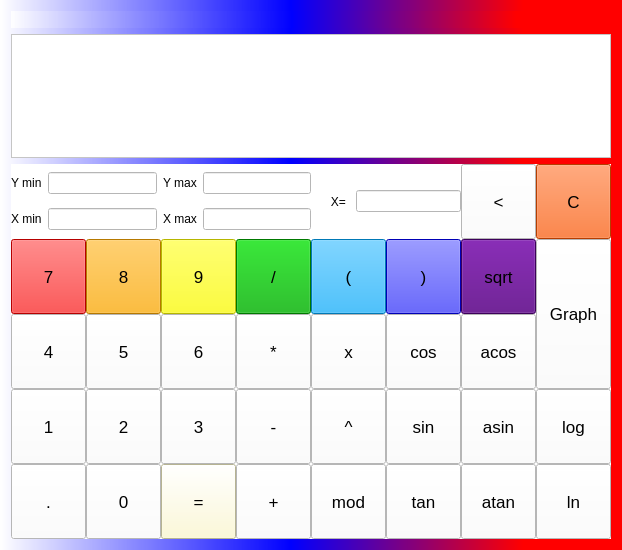
<?xml version="1.0" encoding="UTF-8"?>
<ui version="4.0">
 <class>MainWindow</class>
 <widget class="QMainWindow" name="MainWindow">
  <property name="geometry">
   <rect>
    <x>0</x>
    <y>0</y>
    <width>622</width>
    <height>550</height>
   </rect>
  </property>
  <property name="minimumSize">
   <size>
    <width>600</width>
    <height>550</height>
   </size>
  </property>
  <property name="maximumSize">
   <size>
    <width>622</width>
    <height>550</height>
   </size>
  </property>
  <property name="windowTitle">
   <string>MainWindow</string>
  </property>
  <property name="styleSheet">
   <string notr="true">background-color: qlineargradient(spread:repeat, x1:0, y1:0, x2:1, y2:0, stop:0 rgba(255, 255, 255, 255), stop:0.467662 rgba(0, 0, 255, 255), stop:0.840796 rgba(255, 0, 0, 255))</string>
  </property>
  <widget class="QWidget" name="centralWidget">
   <property name="styleSheet">
    <string notr="true"/>
   </property>
   <layout class="QVBoxLayout" name="verticalLayout">
    <item>
     <widget class="QLabel" name="comment">
      <property name="font">
       <font>
        <pointsize>11</pointsize>
       </font>
      </property>
      <property name="styleSheet">
       <string notr="true">background-color: qlineargradient(spread:repeat, x1:0, y1:0, x2:1, y2:0, stop:0 rgba(255, 255, 255, 255), stop:0.467662 rgba(0, 0, 255, 255), stop:0.840796 rgba(255, 0, 0, 255))</string>
      </property>
      <property name="text">
       <string/>
      </property>
     </widget>
    </item>
    <item>
     <widget class="QPlainTextEdit" name="display">
      <property name="sizePolicy">
       <sizepolicy hsizetype="Preferred" vsizetype="Expanding">
        <horstretch>0</horstretch>
        <verstretch>0</verstretch>
       </sizepolicy>
      </property>
      <property name="maximumSize">
       <size>
        <width>10000</width>
        <height>300</height>
       </size>
      </property>
      <property name="font">
       <font>
        <pointsize>14</pointsize>
       </font>
      </property>
      <property name="focusPolicy">
       <enum>Qt::NoFocus</enum>
      </property>
      <property name="styleSheet">
       <string notr="true">background-color: rgb(255, 255, 255)</string>
      </property>
     </widget>
    </item>
    <item>
     <widget class="QWidget" name="widget" native="true">
      <property name="minimumSize">
       <size>
        <width>0</width>
        <height>0</height>
       </size>
      </property>
      <property name="styleSheet">
       <string notr="true">background-color: rgb(255, 255, 255)</string>
      </property>
      <layout class="QGridLayout" name="gridLayout" columnstretch="0,0,75,0,0,0,0,0,0" rowminimumheight="0,0,0,75,0,0" columnminimumwidth="0,0,75,0,75,0,0,75,0">
       <property name="leftMargin">
        <number>0</number>
       </property>
       <property name="topMargin">
        <number>0</number>
       </property>
       <property name="rightMargin">
        <number>0</number>
       </property>
       <property name="bottomMargin">
        <number>0</number>
       </property>
       <property name="spacing">
        <number>0</number>
       </property>
       <item row="3" column="8">
        <widget class="QPushButton" name="Button_log">
         <property name="sizePolicy">
          <sizepolicy hsizetype="Preferred" vsizetype="Preferred">
           <horstretch>0</horstretch>
           <verstretch>0</verstretch>
          </sizepolicy>
         </property>
         <property name="minimumSize">
          <size>
           <width>75</width>
           <height>75</height>
          </size>
         </property>
         <property name="maximumSize">
          <size>
           <width>75</width>
           <height>75</height>
          </size>
         </property>
         <property name="font">
          <font>
           <pointsize>13</pointsize>
           <kerning>true</kerning>
          </font>
         </property>
         <property name="focusPolicy">
          <enum>Qt::NoFocus</enum>
         </property>
         <property name="layoutDirection">
          <enum>Qt::LeftToRight</enum>
         </property>
         <property name="text">
          <string>log</string>
         </property>
         <property name="iconSize">
          <size>
           <width>75</width>
           <height>75</height>
          </size>
         </property>
        </widget>
       </item>
       <item row="1" column="4">
        <widget class="QPushButton" name="Button_left_bracket">
         <property name="sizePolicy">
          <sizepolicy hsizetype="Preferred" vsizetype="Preferred">
           <horstretch>0</horstretch>
           <verstretch>0</verstretch>
          </sizepolicy>
         </property>
         <property name="minimumSize">
          <size>
           <width>75</width>
           <height>75</height>
          </size>
         </property>
         <property name="maximumSize">
          <size>
           <width>75</width>
           <height>75</height>
          </size>
         </property>
         <property name="font">
          <font>
           <pointsize>13</pointsize>
           <kerning>true</kerning>
          </font>
         </property>
         <property name="focusPolicy">
          <enum>Qt::NoFocus</enum>
         </property>
         <property name="layoutDirection">
          <enum>Qt::LeftToRight</enum>
         </property>
         <property name="styleSheet">
          <string notr="true">background-color: rgb(0, 170, 255)</string>
         </property>
         <property name="text">
          <string>(</string>
         </property>
         <property name="iconSize">
          <size>
           <width>75</width>
           <height>75</height>
          </size>
         </property>
        </widget>
       </item>
       <item row="2" column="0">
        <widget class="QPushButton" name="Button_4">
         <property name="sizePolicy">
          <sizepolicy hsizetype="Preferred" vsizetype="Preferred">
           <horstretch>0</horstretch>
           <verstretch>0</verstretch>
          </sizepolicy>
         </property>
         <property name="minimumSize">
          <size>
           <width>75</width>
           <height>75</height>
          </size>
         </property>
         <property name="maximumSize">
          <size>
           <width>75</width>
           <height>75</height>
          </size>
         </property>
         <property name="font">
          <font>
           <pointsize>13</pointsize>
           <kerning>true</kerning>
          </font>
         </property>
         <property name="focusPolicy">
          <enum>Qt::NoFocus</enum>
         </property>
         <property name="layoutDirection">
          <enum>Qt::LeftToRight</enum>
         </property>
         <property name="text">
          <string>4</string>
         </property>
         <property name="iconSize">
          <size>
           <width>75</width>
           <height>75</height>
          </size>
         </property>
        </widget>
       </item>
       <item row="0" column="4" colspan="2">
        <layout class="QHBoxLayout" name="horizontalLayout">
         <item>
          <widget class="QLabel" name="x_label">
           <property name="text">
            <string>      X= </string>
           </property>
          </widget>
         </item>
         <item>
          <widget class="QLineEdit" name="x_value"/>
         </item>
        </layout>
       </item>
       <item row="3" column="3">
        <widget class="QPushButton" name="Button_minus">
         <property name="sizePolicy">
          <sizepolicy hsizetype="Preferred" vsizetype="Preferred">
           <horstretch>0</horstretch>
           <verstretch>0</verstretch>
          </sizepolicy>
         </property>
         <property name="minimumSize">
          <size>
           <width>75</width>
           <height>75</height>
          </size>
         </property>
         <property name="maximumSize">
          <size>
           <width>75</width>
           <height>75</height>
          </size>
         </property>
         <property name="font">
          <font>
           <pointsize>13</pointsize>
           <kerning>true</kerning>
          </font>
         </property>
         <property name="focusPolicy">
          <enum>Qt::NoFocus</enum>
         </property>
         <property name="layoutDirection">
          <enum>Qt::LeftToRight</enum>
         </property>
         <property name="text">
          <string>-</string>
         </property>
         <property name="iconSize">
          <size>
           <width>75</width>
           <height>75</height>
          </size>
         </property>
        </widget>
       </item>
       <item row="2" column="5">
        <widget class="QPushButton" name="Button_cos">
         <property name="sizePolicy">
          <sizepolicy hsizetype="Preferred" vsizetype="Preferred">
           <horstretch>0</horstretch>
           <verstretch>0</verstretch>
          </sizepolicy>
         </property>
         <property name="minimumSize">
          <size>
           <width>75</width>
           <height>75</height>
          </size>
         </property>
         <property name="maximumSize">
          <size>
           <width>75</width>
           <height>75</height>
          </size>
         </property>
         <property name="font">
          <font>
           <pointsize>13</pointsize>
           <kerning>true</kerning>
          </font>
         </property>
         <property name="focusPolicy">
          <enum>Qt::NoFocus</enum>
         </property>
         <property name="layoutDirection">
          <enum>Qt::LeftToRight</enum>
         </property>
         <property name="text">
          <string>cos</string>
         </property>
         <property name="iconSize">
          <size>
           <width>75</width>
           <height>75</height>
          </size>
         </property>
        </widget>
       </item>
       <item row="5" column="3">
        <widget class="QPushButton" name="Button_plus">
         <property name="sizePolicy">
          <sizepolicy hsizetype="Preferred" vsizetype="Preferred">
           <horstretch>0</horstretch>
           <verstretch>0</verstretch>
          </sizepolicy>
         </property>
         <property name="minimumSize">
          <size>
           <width>75</width>
           <height>75</height>
          </size>
         </property>
         <property name="maximumSize">
          <size>
           <width>75</width>
           <height>75</height>
          </size>
         </property>
         <property name="font">
          <font>
           <pointsize>13</pointsize>
           <kerning>true</kerning>
          </font>
         </property>
         <property name="focusPolicy">
          <enum>Qt::NoFocus</enum>
         </property>
         <property name="layoutDirection">
          <enum>Qt::LeftToRight</enum>
         </property>
         <property name="text">
          <string>+</string>
         </property>
         <property name="iconSize">
          <size>
           <width>75</width>
           <height>75</height>
          </size>
         </property>
        </widget>
       </item>
       <item row="2" column="7">
        <widget class="QPushButton" name="Button_acos">
         <property name="sizePolicy">
          <sizepolicy hsizetype="Preferred" vsizetype="Preferred">
           <horstretch>0</horstretch>
           <verstretch>0</verstretch>
          </sizepolicy>
         </property>
         <property name="minimumSize">
          <size>
           <width>75</width>
           <height>75</height>
          </size>
         </property>
         <property name="maximumSize">
          <size>
           <width>75</width>
           <height>75</height>
          </size>
         </property>
         <property name="font">
          <font>
           <pointsize>13</pointsize>
           <kerning>true</kerning>
          </font>
         </property>
         <property name="focusPolicy">
          <enum>Qt::NoFocus</enum>
         </property>
         <property name="layoutDirection">
          <enum>Qt::LeftToRight</enum>
         </property>
         <property name="text">
          <string>acos</string>
         </property>
         <property name="iconSize">
          <size>
           <width>75</width>
           <height>75</height>
          </size>
         </property>
        </widget>
       </item>
       <item row="2" column="1">
        <widget class="QPushButton" name="Button_5">
         <property name="sizePolicy">
          <sizepolicy hsizetype="Preferred" vsizetype="Preferred">
           <horstretch>0</horstretch>
           <verstretch>0</verstretch>
          </sizepolicy>
         </property>
         <property name="minimumSize">
          <size>
           <width>75</width>
           <height>75</height>
          </size>
         </property>
         <property name="maximumSize">
          <size>
           <width>75</width>
           <height>75</height>
          </size>
         </property>
         <property name="font">
          <font>
           <pointsize>13</pointsize>
           <kerning>true</kerning>
          </font>
         </property>
         <property name="focusPolicy">
          <enum>Qt::NoFocus</enum>
         </property>
         <property name="layoutDirection">
          <enum>Qt::LeftToRight</enum>
         </property>
         <property name="text">
          <string>5</string>
         </property>
         <property name="iconSize">
          <size>
           <width>75</width>
           <height>75</height>
          </size>
         </property>
        </widget>
       </item>
       <item row="3" column="2">
        <widget class="QPushButton" name="Button_3">
         <property name="sizePolicy">
          <sizepolicy hsizetype="Preferred" vsizetype="Preferred">
           <horstretch>0</horstretch>
           <verstretch>0</verstretch>
          </sizepolicy>
         </property>
         <property name="minimumSize">
          <size>
           <width>75</width>
           <height>75</height>
          </size>
         </property>
         <property name="maximumSize">
          <size>
           <width>75</width>
           <height>75</height>
          </size>
         </property>
         <property name="font">
          <font>
           <pointsize>13</pointsize>
           <kerning>true</kerning>
          </font>
         </property>
         <property name="focusPolicy">
          <enum>Qt::NoFocus</enum>
         </property>
         <property name="layoutDirection">
          <enum>Qt::LeftToRight</enum>
         </property>
         <property name="text">
          <string>3</string>
         </property>
         <property name="iconSize">
          <size>
           <width>75</width>
           <height>75</height>
          </size>
         </property>
        </widget>
       </item>
       <item row="5" column="7">
        <widget class="QPushButton" name="Button_atan">
         <property name="sizePolicy">
          <sizepolicy hsizetype="Preferred" vsizetype="Preferred">
           <horstretch>0</horstretch>
           <verstretch>0</verstretch>
          </sizepolicy>
         </property>
         <property name="minimumSize">
          <size>
           <width>75</width>
           <height>75</height>
          </size>
         </property>
         <property name="maximumSize">
          <size>
           <width>75</width>
           <height>75</height>
          </size>
         </property>
         <property name="font">
          <font>
           <pointsize>13</pointsize>
           <kerning>true</kerning>
          </font>
         </property>
         <property name="focusPolicy">
          <enum>Qt::NoFocus</enum>
         </property>
         <property name="layoutDirection">
          <enum>Qt::LeftToRight</enum>
         </property>
         <property name="text">
          <string>atan</string>
         </property>
         <property name="iconSize">
          <size>
           <width>75</width>
           <height>75</height>
          </size>
         </property>
        </widget>
       </item>
       <item row="3" column="0">
        <widget class="QPushButton" name="Button_1">
         <property name="sizePolicy">
          <sizepolicy hsizetype="Preferred" vsizetype="Preferred">
           <horstretch>0</horstretch>
           <verstretch>0</verstretch>
          </sizepolicy>
         </property>
         <property name="minimumSize">
          <size>
           <width>75</width>
           <height>75</height>
          </size>
         </property>
         <property name="maximumSize">
          <size>
           <width>75</width>
           <height>75</height>
          </size>
         </property>
         <property name="font">
          <font>
           <pointsize>13</pointsize>
           <kerning>true</kerning>
          </font>
         </property>
         <property name="focusPolicy">
          <enum>Qt::NoFocus</enum>
         </property>
         <property name="layoutDirection">
          <enum>Qt::LeftToRight</enum>
         </property>
         <property name="text">
          <string>1</string>
         </property>
         <property name="iconSize">
          <size>
           <width>75</width>
           <height>75</height>
          </size>
         </property>
        </widget>
       </item>
       <item row="5" column="2">
        <widget class="QPushButton" name="Button_equal">
         <property name="sizePolicy">
          <sizepolicy hsizetype="Preferred" vsizetype="Preferred">
           <horstretch>0</horstretch>
           <verstretch>0</verstretch>
          </sizepolicy>
         </property>
         <property name="minimumSize">
          <size>
           <width>75</width>
           <height>75</height>
          </size>
         </property>
         <property name="maximumSize">
          <size>
           <width>75</width>
           <height>75</height>
          </size>
         </property>
         <property name="font">
          <font>
           <pointsize>13</pointsize>
           <kerning>true</kerning>
          </font>
         </property>
         <property name="focusPolicy">
          <enum>Qt::NoFocus</enum>
         </property>
         <property name="layoutDirection">
          <enum>Qt::LeftToRight</enum>
         </property>
         <property name="autoFillBackground">
          <bool>false</bool>
         </property>
         <property name="styleSheet">
          <string notr="true">background-color: rgb(255, 250, 205);</string>
         </property>
         <property name="text">
          <string>=</string>
         </property>
         <property name="iconSize">
          <size>
           <width>75</width>
           <height>75</height>
          </size>
         </property>
        </widget>
       </item>
       <item row="2" column="4">
        <widget class="QPushButton" name="Button_x">
         <property name="sizePolicy">
          <sizepolicy hsizetype="Preferred" vsizetype="Preferred">
           <horstretch>0</horstretch>
           <verstretch>0</verstretch>
          </sizepolicy>
         </property>
         <property name="minimumSize">
          <size>
           <width>75</width>
           <height>75</height>
          </size>
         </property>
         <property name="maximumSize">
          <size>
           <width>75</width>
           <height>75</height>
          </size>
         </property>
         <property name="font">
          <font>
           <pointsize>13</pointsize>
           <kerning>true</kerning>
          </font>
         </property>
         <property name="focusPolicy">
          <enum>Qt::NoFocus</enum>
         </property>
         <property name="layoutDirection">
          <enum>Qt::LeftToRight</enum>
         </property>
         <property name="text">
          <string>x</string>
         </property>
         <property name="iconSize">
          <size>
           <width>75</width>
           <height>75</height>
          </size>
         </property>
        </widget>
       </item>
       <item row="1" column="7">
        <widget class="QPushButton" name="Button_sqrt">
         <property name="sizePolicy">
          <sizepolicy hsizetype="Preferred" vsizetype="Preferred">
           <horstretch>0</horstretch>
           <verstretch>0</verstretch>
          </sizepolicy>
         </property>
         <property name="minimumSize">
          <size>
           <width>75</width>
           <height>75</height>
          </size>
         </property>
         <property name="maximumSize">
          <size>
           <width>75</width>
           <height>75</height>
          </size>
         </property>
         <property name="font">
          <font>
           <pointsize>13</pointsize>
           <kerning>true</kerning>
          </font>
         </property>
         <property name="focusPolicy">
          <enum>Qt::NoFocus</enum>
         </property>
         <property name="layoutDirection">
          <enum>Qt::LeftToRight</enum>
         </property>
         <property name="styleSheet">
          <string notr="true">background-color: rgb(85, 0, 127)</string>
         </property>
         <property name="text">
          <string>sqrt</string>
         </property>
         <property name="iconSize">
          <size>
           <width>75</width>
           <height>75</height>
          </size>
         </property>
        </widget>
       </item>
       <item row="5" column="8">
        <widget class="QPushButton" name="Button_ln">
         <property name="sizePolicy">
          <sizepolicy hsizetype="Preferred" vsizetype="Preferred">
           <horstretch>0</horstretch>
           <verstretch>0</verstretch>
          </sizepolicy>
         </property>
         <property name="minimumSize">
          <size>
           <width>75</width>
           <height>75</height>
          </size>
         </property>
         <property name="maximumSize">
          <size>
           <width>75</width>
           <height>75</height>
          </size>
         </property>
         <property name="font">
          <font>
           <pointsize>13</pointsize>
           <kerning>true</kerning>
          </font>
         </property>
         <property name="focusPolicy">
          <enum>Qt::NoFocus</enum>
         </property>
         <property name="layoutDirection">
          <enum>Qt::LeftToRight</enum>
         </property>
         <property name="text">
          <string>ln</string>
         </property>
         <property name="iconSize">
          <size>
           <width>75</width>
           <height>75</height>
          </size>
         </property>
        </widget>
       </item>
       <item row="0" column="7">
        <widget class="QPushButton" name="Button_delete">
         <property name="sizePolicy">
          <sizepolicy hsizetype="Preferred" vsizetype="Preferred">
           <horstretch>0</horstretch>
           <verstretch>0</verstretch>
          </sizepolicy>
         </property>
         <property name="minimumSize">
          <size>
           <width>75</width>
           <height>75</height>
          </size>
         </property>
         <property name="maximumSize">
          <size>
           <width>75</width>
           <height>75</height>
          </size>
         </property>
         <property name="font">
          <font>
           <pointsize>13</pointsize>
           <kerning>true</kerning>
          </font>
         </property>
         <property name="focusPolicy">
          <enum>Qt::NoFocus</enum>
         </property>
         <property name="layoutDirection">
          <enum>Qt::LeftToRight</enum>
         </property>
         <property name="text">
          <string>&lt;</string>
         </property>
         <property name="iconSize">
          <size>
           <width>75</width>
           <height>75</height>
          </size>
         </property>
        </widget>
       </item>
       <item row="1" column="0">
        <widget class="QPushButton" name="Button_7">
         <property name="sizePolicy">
          <sizepolicy hsizetype="Preferred" vsizetype="Preferred">
           <horstretch>0</horstretch>
           <verstretch>0</verstretch>
          </sizepolicy>
         </property>
         <property name="minimumSize">
          <size>
           <width>75</width>
           <height>75</height>
          </size>
         </property>
         <property name="maximumSize">
          <size>
           <width>75</width>
           <height>75</height>
          </size>
         </property>
         <property name="font">
          <font>
           <pointsize>13</pointsize>
           <kerning>true</kerning>
          </font>
         </property>
         <property name="focusPolicy">
          <enum>Qt::NoFocus</enum>
         </property>
         <property name="layoutDirection">
          <enum>Qt::LeftToRight</enum>
         </property>
         <property name="styleSheet">
          <string notr="true">background-color: rgb(255, 0, 0)</string>
         </property>
         <property name="text">
          <string>7</string>
         </property>
         <property name="iconSize">
          <size>
           <width>75</width>
           <height>75</height>
          </size>
         </property>
        </widget>
       </item>
       <item row="0" column="0" colspan="4">
        <layout class="QGridLayout" name="gridLayout_2">
         <item row="2" column="2">
          <widget class="QLabel" name="label_5">
           <property name="text">
            <string>X max</string>
           </property>
          </widget>
         </item>
         <item row="0" column="2">
          <widget class="QLabel" name="label_4">
           <property name="text">
            <string>Y max</string>
           </property>
          </widget>
         </item>
         <item row="0" column="3">
          <widget class="QLineEdit" name="y_max_value"/>
         </item>
         <item row="0" column="1">
          <widget class="QLineEdit" name="y_min_value"/>
         </item>
         <item row="2" column="0">
          <widget class="QLabel" name="label_2">
           <property name="text">
            <string>X min</string>
           </property>
          </widget>
         </item>
         <item row="2" column="1">
          <widget class="QLineEdit" name="x_min_value"/>
         </item>
         <item row="0" column="0">
          <widget class="QLabel" name="label_3">
           <property name="text">
            <string>Y min</string>
           </property>
          </widget>
         </item>
         <item row="2" column="3">
          <widget class="QLineEdit" name="x_max_value"/>
         </item>
        </layout>
       </item>
       <item row="5" column="4">
        <widget class="QPushButton" name="Button_mod">
         <property name="sizePolicy">
          <sizepolicy hsizetype="Preferred" vsizetype="Preferred">
           <horstretch>0</horstretch>
           <verstretch>0</verstretch>
          </sizepolicy>
         </property>
         <property name="minimumSize">
          <size>
           <width>75</width>
           <height>75</height>
          </size>
         </property>
         <property name="maximumSize">
          <size>
           <width>75</width>
           <height>75</height>
          </size>
         </property>
         <property name="font">
          <font>
           <pointsize>13</pointsize>
           <kerning>true</kerning>
          </font>
         </property>
         <property name="focusPolicy">
          <enum>Qt::NoFocus</enum>
         </property>
         <property name="layoutDirection">
          <enum>Qt::LeftToRight</enum>
         </property>
         <property name="text">
          <string>mod</string>
         </property>
         <property name="iconSize">
          <size>
           <width>75</width>
           <height>75</height>
          </size>
         </property>
        </widget>
       </item>
       <item row="5" column="1">
        <widget class="QPushButton" name="Button_0">
         <property name="sizePolicy">
          <sizepolicy hsizetype="Preferred" vsizetype="Preferred">
           <horstretch>0</horstretch>
           <verstretch>0</verstretch>
          </sizepolicy>
         </property>
         <property name="minimumSize">
          <size>
           <width>75</width>
           <height>75</height>
          </size>
         </property>
         <property name="maximumSize">
          <size>
           <width>75</width>
           <height>75</height>
          </size>
         </property>
         <property name="font">
          <font>
           <pointsize>13</pointsize>
           <kerning>true</kerning>
          </font>
         </property>
         <property name="focusPolicy">
          <enum>Qt::NoFocus</enum>
         </property>
         <property name="layoutDirection">
          <enum>Qt::LeftToRight</enum>
         </property>
         <property name="text">
          <string>0</string>
         </property>
         <property name="iconSize">
          <size>
           <width>75</width>
           <height>75</height>
          </size>
         </property>
        </widget>
       </item>
       <item row="1" column="3">
        <widget class="QPushButton" name="Button_div">
         <property name="sizePolicy">
          <sizepolicy hsizetype="Preferred" vsizetype="Preferred">
           <horstretch>0</horstretch>
           <verstretch>0</verstretch>
          </sizepolicy>
         </property>
         <property name="minimumSize">
          <size>
           <width>75</width>
           <height>75</height>
          </size>
         </property>
         <property name="maximumSize">
          <size>
           <width>75</width>
           <height>75</height>
          </size>
         </property>
         <property name="font">
          <font>
           <pointsize>13</pointsize>
           <kerning>true</kerning>
          </font>
         </property>
         <property name="focusPolicy">
          <enum>Qt::NoFocus</enum>
         </property>
         <property name="layoutDirection">
          <enum>Qt::LeftToRight</enum>
         </property>
         <property name="styleSheet">
          <string notr="true">background-color: rgb(0, 170, 0)</string>
         </property>
         <property name="text">
          <string>/</string>
         </property>
         <property name="iconSize">
          <size>
           <width>75</width>
           <height>75</height>
          </size>
         </property>
        </widget>
       </item>
       <item row="0" column="8">
        <widget class="QPushButton" name="Button_c">
         <property name="sizePolicy">
          <sizepolicy hsizetype="Preferred" vsizetype="Preferred">
           <horstretch>0</horstretch>
           <verstretch>0</verstretch>
          </sizepolicy>
         </property>
         <property name="minimumSize">
          <size>
           <width>75</width>
           <height>75</height>
          </size>
         </property>
         <property name="maximumSize">
          <size>
           <width>75</width>
           <height>75</height>
          </size>
         </property>
         <property name="font">
          <font>
           <pointsize>13</pointsize>
           <kerning>true</kerning>
          </font>
         </property>
         <property name="focusPolicy">
          <enum>Qt::NoFocus</enum>
         </property>
         <property name="layoutDirection">
          <enum>Qt::LeftToRight</enum>
         </property>
         <property name="styleSheet">
          <string notr="true">background-color: rgb(255, 85, 0)</string>
         </property>
         <property name="text">
          <string>C</string>
         </property>
         <property name="iconSize">
          <size>
           <width>75</width>
           <height>75</height>
          </size>
         </property>
        </widget>
       </item>
       <item row="1" column="2">
        <widget class="QPushButton" name="Button_9">
         <property name="sizePolicy">
          <sizepolicy hsizetype="Preferred" vsizetype="Preferred">
           <horstretch>0</horstretch>
           <verstretch>0</verstretch>
          </sizepolicy>
         </property>
         <property name="minimumSize">
          <size>
           <width>75</width>
           <height>75</height>
          </size>
         </property>
         <property name="maximumSize">
          <size>
           <width>75</width>
           <height>75</height>
          </size>
         </property>
         <property name="font">
          <font>
           <pointsize>13</pointsize>
           <kerning>true</kerning>
          </font>
         </property>
         <property name="focusPolicy">
          <enum>Qt::NoFocus</enum>
         </property>
         <property name="layoutDirection">
          <enum>Qt::LeftToRight</enum>
         </property>
         <property name="styleSheet">
          <string notr="true">background-color:rgb(255, 255, 0)</string>
         </property>
         <property name="text">
          <string>9</string>
         </property>
         <property name="iconSize">
          <size>
           <width>75</width>
           <height>75</height>
          </size>
         </property>
        </widget>
       </item>
       <item row="3" column="1">
        <widget class="QPushButton" name="Button_2">
         <property name="sizePolicy">
          <sizepolicy hsizetype="Preferred" vsizetype="Preferred">
           <horstretch>0</horstretch>
           <verstretch>0</verstretch>
          </sizepolicy>
         </property>
         <property name="minimumSize">
          <size>
           <width>75</width>
           <height>75</height>
          </size>
         </property>
         <property name="maximumSize">
          <size>
           <width>75</width>
           <height>75</height>
          </size>
         </property>
         <property name="font">
          <font>
           <pointsize>13</pointsize>
           <kerning>true</kerning>
          </font>
         </property>
         <property name="focusPolicy">
          <enum>Qt::NoFocus</enum>
         </property>
         <property name="layoutDirection">
          <enum>Qt::LeftToRight</enum>
         </property>
         <property name="text">
          <string>2</string>
         </property>
         <property name="iconSize">
          <size>
           <width>75</width>
           <height>75</height>
          </size>
         </property>
        </widget>
       </item>
       <item row="1" column="1">
        <widget class="QPushButton" name="Button_8">
         <property name="sizePolicy">
          <sizepolicy hsizetype="Preferred" vsizetype="Preferred">
           <horstretch>0</horstretch>
           <verstretch>0</verstretch>
          </sizepolicy>
         </property>
         <property name="minimumSize">
          <size>
           <width>75</width>
           <height>75</height>
          </size>
         </property>
         <property name="maximumSize">
          <size>
           <width>75</width>
           <height>75</height>
          </size>
         </property>
         <property name="font">
          <font>
           <pointsize>13</pointsize>
           <kerning>true</kerning>
          </font>
         </property>
         <property name="focusPolicy">
          <enum>Qt::NoFocus</enum>
         </property>
         <property name="layoutDirection">
          <enum>Qt::LeftToRight</enum>
         </property>
         <property name="styleSheet">
          <string notr="true">background-color: rgb(255, 170, 0)</string>
         </property>
         <property name="text">
          <string>8</string>
         </property>
         <property name="iconSize">
          <size>
           <width>75</width>
           <height>75</height>
          </size>
         </property>
        </widget>
       </item>
       <item row="5" column="0">
        <widget class="QPushButton" name="Button_point">
         <property name="sizePolicy">
          <sizepolicy hsizetype="Preferred" vsizetype="Preferred">
           <horstretch>0</horstretch>
           <verstretch>0</verstretch>
          </sizepolicy>
         </property>
         <property name="minimumSize">
          <size>
           <width>75</width>
           <height>75</height>
          </size>
         </property>
         <property name="maximumSize">
          <size>
           <width>75</width>
           <height>75</height>
          </size>
         </property>
         <property name="font">
          <font>
           <pointsize>13</pointsize>
           <kerning>true</kerning>
          </font>
         </property>
         <property name="focusPolicy">
          <enum>Qt::NoFocus</enum>
         </property>
         <property name="layoutDirection">
          <enum>Qt::LeftToRight</enum>
         </property>
         <property name="text">
          <string>.</string>
         </property>
         <property name="iconSize">
          <size>
           <width>75</width>
           <height>75</height>
          </size>
         </property>
        </widget>
       </item>
       <item row="2" column="2">
        <widget class="QPushButton" name="Button_6">
         <property name="sizePolicy">
          <sizepolicy hsizetype="Preferred" vsizetype="Preferred">
           <horstretch>0</horstretch>
           <verstretch>0</verstretch>
          </sizepolicy>
         </property>
         <property name="minimumSize">
          <size>
           <width>75</width>
           <height>75</height>
          </size>
         </property>
         <property name="maximumSize">
          <size>
           <width>75</width>
           <height>75</height>
          </size>
         </property>
         <property name="font">
          <font>
           <pointsize>13</pointsize>
           <kerning>true</kerning>
          </font>
         </property>
         <property name="focusPolicy">
          <enum>Qt::NoFocus</enum>
         </property>
         <property name="layoutDirection">
          <enum>Qt::LeftToRight</enum>
         </property>
         <property name="text">
          <string>6</string>
         </property>
         <property name="iconSize">
          <size>
           <width>75</width>
           <height>75</height>
          </size>
         </property>
        </widget>
       </item>
       <item row="3" column="4">
        <widget class="QPushButton" name="Button_pow">
         <property name="sizePolicy">
          <sizepolicy hsizetype="Preferred" vsizetype="Preferred">
           <horstretch>0</horstretch>
           <verstretch>0</verstretch>
          </sizepolicy>
         </property>
         <property name="minimumSize">
          <size>
           <width>75</width>
           <height>75</height>
          </size>
         </property>
         <property name="maximumSize">
          <size>
           <width>75</width>
           <height>75</height>
          </size>
         </property>
         <property name="font">
          <font>
           <pointsize>13</pointsize>
           <kerning>true</kerning>
          </font>
         </property>
         <property name="focusPolicy">
          <enum>Qt::NoFocus</enum>
         </property>
         <property name="layoutDirection">
          <enum>Qt::LeftToRight</enum>
         </property>
         <property name="text">
          <string>^</string>
         </property>
         <property name="iconSize">
          <size>
           <width>75</width>
           <height>75</height>
          </size>
         </property>
        </widget>
       </item>
       <item row="2" column="3">
        <widget class="QPushButton" name="Button_mul">
         <property name="sizePolicy">
          <sizepolicy hsizetype="Preferred" vsizetype="Preferred">
           <horstretch>0</horstretch>
           <verstretch>0</verstretch>
          </sizepolicy>
         </property>
         <property name="minimumSize">
          <size>
           <width>75</width>
           <height>75</height>
          </size>
         </property>
         <property name="maximumSize">
          <size>
           <width>75</width>
           <height>75</height>
          </size>
         </property>
         <property name="font">
          <font>
           <pointsize>13</pointsize>
           <kerning>true</kerning>
          </font>
         </property>
         <property name="focusPolicy">
          <enum>Qt::NoFocus</enum>
         </property>
         <property name="layoutDirection">
          <enum>Qt::LeftToRight</enum>
         </property>
         <property name="text">
          <string>*</string>
         </property>
         <property name="iconSize">
          <size>
           <width>75</width>
           <height>75</height>
          </size>
         </property>
        </widget>
       </item>
       <item row="3" column="5">
        <widget class="QPushButton" name="Button_sin">
         <property name="sizePolicy">
          <sizepolicy hsizetype="Preferred" vsizetype="Preferred">
           <horstretch>0</horstretch>
           <verstretch>0</verstretch>
          </sizepolicy>
         </property>
         <property name="minimumSize">
          <size>
           <width>75</width>
           <height>75</height>
          </size>
         </property>
         <property name="maximumSize">
          <size>
           <width>75</width>
           <height>75</height>
          </size>
         </property>
         <property name="font">
          <font>
           <pointsize>13</pointsize>
           <kerning>true</kerning>
          </font>
         </property>
         <property name="focusPolicy">
          <enum>Qt::NoFocus</enum>
         </property>
         <property name="layoutDirection">
          <enum>Qt::LeftToRight</enum>
         </property>
         <property name="text">
          <string>sin</string>
         </property>
         <property name="iconSize">
          <size>
           <width>75</width>
           <height>75</height>
          </size>
         </property>
        </widget>
       </item>
       <item row="3" column="7">
        <widget class="QPushButton" name="Button_asin">
         <property name="sizePolicy">
          <sizepolicy hsizetype="Preferred" vsizetype="Preferred">
           <horstretch>0</horstretch>
           <verstretch>0</verstretch>
          </sizepolicy>
         </property>
         <property name="minimumSize">
          <size>
           <width>75</width>
           <height>75</height>
          </size>
         </property>
         <property name="maximumSize">
          <size>
           <width>75</width>
           <height>75</height>
          </size>
         </property>
         <property name="font">
          <font>
           <pointsize>13</pointsize>
           <kerning>true</kerning>
          </font>
         </property>
         <property name="focusPolicy">
          <enum>Qt::NoFocus</enum>
         </property>
         <property name="layoutDirection">
          <enum>Qt::LeftToRight</enum>
         </property>
         <property name="text">
          <string>asin</string>
         </property>
         <property name="iconSize">
          <size>
           <width>75</width>
           <height>75</height>
          </size>
         </property>
        </widget>
       </item>
       <item row="1" column="8" rowspan="2">
        <widget class="QPushButton" name="Button_graph">
         <property name="sizePolicy">
          <sizepolicy hsizetype="Preferred" vsizetype="Preferred">
           <horstretch>0</horstretch>
           <verstretch>0</verstretch>
          </sizepolicy>
         </property>
         <property name="minimumSize">
          <size>
           <width>75</width>
           <height>75</height>
          </size>
         </property>
         <property name="maximumSize">
          <size>
           <width>75</width>
           <height>150</height>
          </size>
         </property>
         <property name="font">
          <font>
           <pointsize>13</pointsize>
           <kerning>true</kerning>
          </font>
         </property>
         <property name="focusPolicy">
          <enum>Qt::NoFocus</enum>
         </property>
         <property name="layoutDirection">
          <enum>Qt::LeftToRight</enum>
         </property>
         <property name="text">
          <string>Graph</string>
         </property>
         <property name="iconSize">
          <size>
           <width>75</width>
           <height>75</height>
          </size>
         </property>
        </widget>
       </item>
       <item row="1" column="5">
        <widget class="QPushButton" name="Button_right_bracket">
         <property name="sizePolicy">
          <sizepolicy hsizetype="Preferred" vsizetype="Preferred">
           <horstretch>0</horstretch>
           <verstretch>0</verstretch>
          </sizepolicy>
         </property>
         <property name="minimumSize">
          <size>
           <width>75</width>
           <height>75</height>
          </size>
         </property>
         <property name="maximumSize">
          <size>
           <width>75</width>
           <height>75</height>
          </size>
         </property>
         <property name="font">
          <font>
           <pointsize>13</pointsize>
           <kerning>true</kerning>
          </font>
         </property>
         <property name="focusPolicy">
          <enum>Qt::NoFocus</enum>
         </property>
         <property name="layoutDirection">
          <enum>Qt::LeftToRight</enum>
         </property>
         <property name="styleSheet">
          <string notr="true">background-color: rgb(0, 0, 255)</string>
         </property>
         <property name="text">
          <string>)</string>
         </property>
         <property name="iconSize">
          <size>
           <width>75</width>
           <height>75</height>
          </size>
         </property>
        </widget>
       </item>
       <item row="5" column="5">
        <widget class="QPushButton" name="Button_tan">
         <property name="sizePolicy">
          <sizepolicy hsizetype="Preferred" vsizetype="Preferred">
           <horstretch>0</horstretch>
           <verstretch>0</verstretch>
          </sizepolicy>
         </property>
         <property name="minimumSize">
          <size>
           <width>75</width>
           <height>75</height>
          </size>
         </property>
         <property name="maximumSize">
          <size>
           <width>75</width>
           <height>75</height>
          </size>
         </property>
         <property name="font">
          <font>
           <pointsize>13</pointsize>
           <kerning>true</kerning>
          </font>
         </property>
         <property name="focusPolicy">
          <enum>Qt::NoFocus</enum>
         </property>
         <property name="layoutDirection">
          <enum>Qt::LeftToRight</enum>
         </property>
         <property name="text">
          <string>tan</string>
         </property>
         <property name="iconSize">
          <size>
           <width>75</width>
           <height>75</height>
          </size>
         </property>
        </widget>
       </item>
      </layout>
     </widget>
    </item>
   </layout>
  </widget>
 </widget>
 <layoutdefault spacing="6" margin="11"/>
 <resources/>
 <connections/>
</ui>
